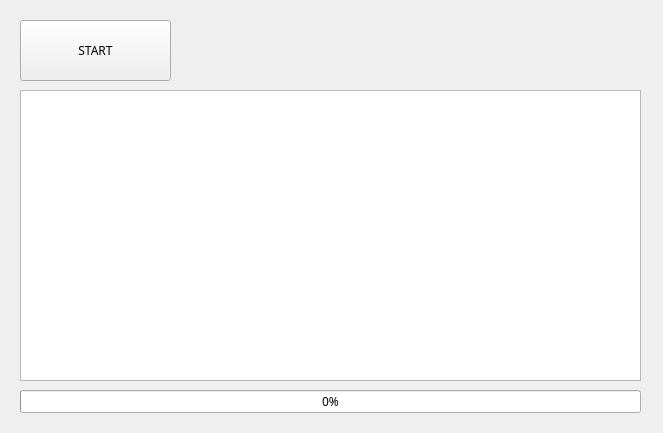
<?xml version="1.0" encoding="UTF-8"?>
<ui version="4.0">
 <class>Form</class>
 <widget class="QWidget" name="Form">
  <property name="geometry">
   <rect>
    <x>0</x>
    <y>0</y>
    <width>663</width>
    <height>433</height>
   </rect>
  </property>
  <property name="windowTitle">
   <string>스레드 테스트</string>
  </property>
  <widget class="QPushButton" name="btnStart">
   <property name="geometry">
    <rect>
     <x>20</x>
     <y>20</y>
     <width>151</width>
     <height>61</height>
    </rect>
   </property>
   <property name="font">
    <font>
     <family>NanumGothic</family>
    </font>
   </property>
   <property name="text">
    <string>START</string>
   </property>
  </widget>
  <widget class="QTextBrowser" name="txbLog">
   <property name="geometry">
    <rect>
     <x>20</x>
     <y>90</y>
     <width>621</width>
     <height>291</height>
    </rect>
   </property>
   <property name="font">
    <font>
     <family>NanumGothic</family>
    </font>
   </property>
  </widget>
  <widget class="QProgressBar" name="pgbTask">
   <property name="geometry">
    <rect>
     <x>20</x>
     <y>390</y>
     <width>621</width>
     <height>23</height>
    </rect>
   </property>
   <property name="font">
    <font>
     <family>NanumGothic</family>
    </font>
   </property>
   <property name="value">
    <number>0</number>
   </property>
  </widget>
 </widget>
 <resources/>
 <connections/>
</ui>
